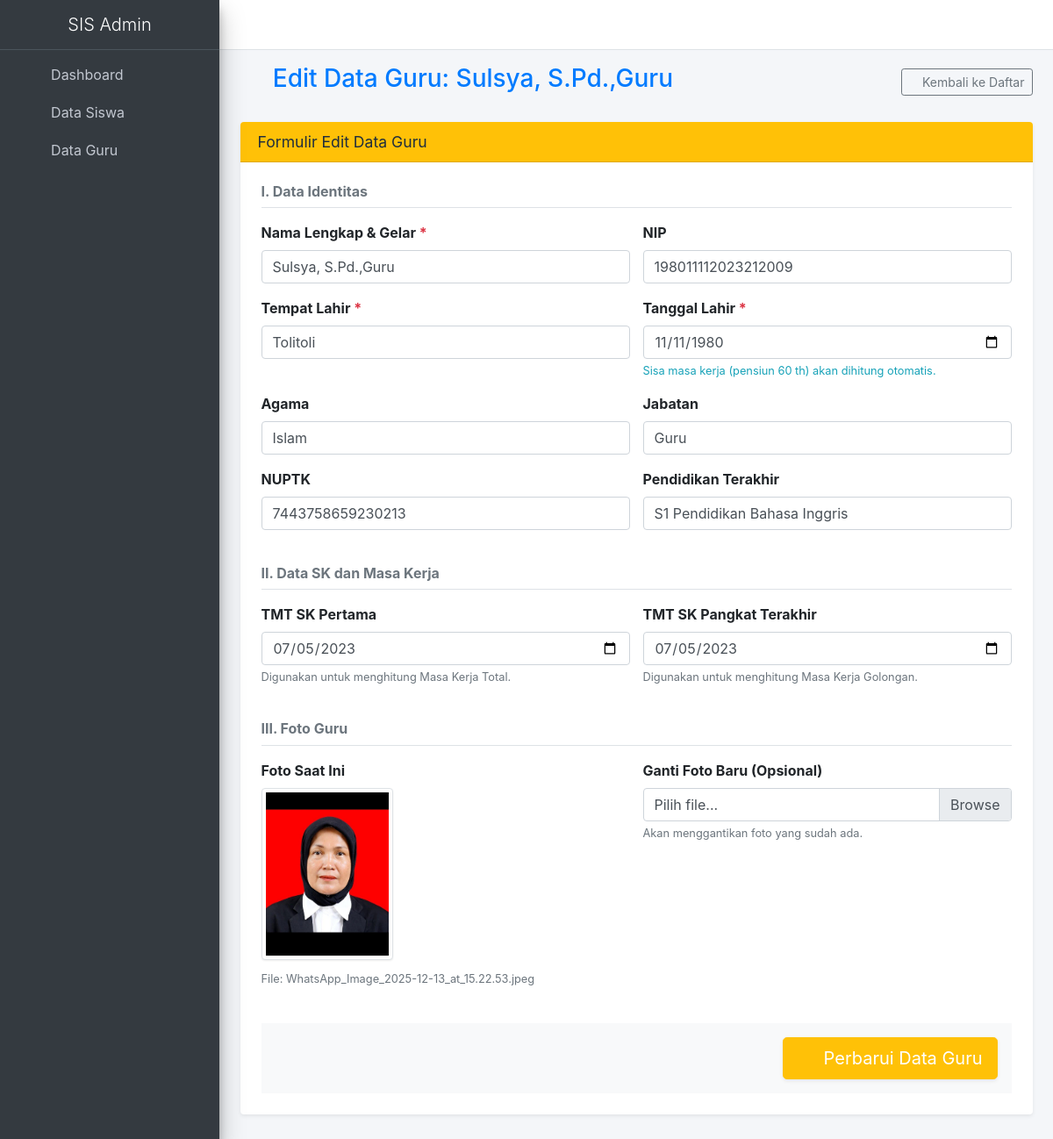
The app's page /guru/edit/2 with its own data.
### tables this page shows
CREATE TABLE guru (
                    id INTEGER PRIMARY KEY AUTOINCREMENT,
                    nama TEXT,
                    nip TEXT,
                    tempat_lahir TEXT,
                    tanggal_lahir TEXT,
                    agama TEXT,
                    jabatan TEXT,
                    nuptk TEXT,
                    sk_pertama TEXT,         -- Sumber tanggal
                    sk_terakhir TEXT,        -- Sumber tanggal
                    pendidikan TEXT,
                    mk_gol_tahun INTEGER,    -- Hasil perhitungan
                    mk_gol_bulan INTEGER,    -- Hasil perhitungan
                    mk_total_tahun INTEGER,  -- Hasil perhitungan
                    mk_total_bulan INTEGER,  -- Hasil perhitungan
                    sisa_mk_tahun INTEGER,   -- Hasil perhitungan
                    sisa_mk_bulan INTEGER,   -- Hasil perhitungan
                    foto TEXT
                );

### app.py (the view, shortened to what this page needs)
@bp.route("/edit/<int:id>", methods=["GET", "POST"])
def guru_edit(id):
    guru = query_db("SELECT * FROM guru WHERE id=?", (id,), one=True)
    if not guru:
        flash("Data guru tidak ditemukan.", "warning")
        return redirect(url_for("guru.guru_index"))
    return render_template("guru/edit.html", guru=guru)

### app.py (called while the page is built)
def get_db():
    conn = sqlite3.connect(DB_PATH, timeout=5)
    conn.row_factory = sqlite3.Row
    return conn

def query_db(query, args=(), one=False):
    conn = get_db()
    cur = conn.execute(query, args)
    rv = cur.fetchall()
    conn.commit()
    conn.close()
    return (rv[0] if rv else None) if one else rv

### templates/guru/edit.html (shortened to what this page needs)
{% extends "base.html" %}
{% block content %}
<div class="container-fluid">
    <div class="d-flex justify-content-between align-items-center mb-4">
        <h3 class="text-primary"><i class="fas fa-user-edit mr-2"></i> Edit Data Guru: {{ guru.nama }}</h3>
        <a href="{{ url_for('guru.guru_index') }}" class="btn btn-outline-secondary btn-sm">
            <i class="fas fa-arrow-left"></i> Kembali ke Daftar
        </a>
    </div>
    <div class="card shadow-sm border-0">
        <div class="card-header bg-warning text-white">
            <h5 class="card-title mb-0">Formulir Edit Data Guru</h5>
        </div>
        <div class="card-body p-4">
            <form method="POST" enctype="multipart/form-data" action="{{ url_for('guru.guru_edit', id=guru.id) }}">
                <h6 class="mb-3 text-secondary border-bottom pb-2 font-weight-bold">I. Data Identitas</h6>
                <div class="row">
                    <div class="form-group col-md-6">
                        <label for="nama" class="form-label">Nama Lengkap & Gelar <span class="text-danger">*</span></label>
                        <input type="text" name="nama" id="nama" required class="form-control" value="{{ guru.nama or '' }}" placeholder="Contoh: Budi Santoso, S.Pd.">
                    </div>
                    <div class="form-group col-md-6">
                        <label for="nip" class="form-label">NIP</label>
                        <input type="text" name="nip" id="nip" class="form-control" value="{{ guru.nip or '' }}" placeholder="Masukkan NIP">
                    </div>
                    <div class="form-group col-md-6">
                        <label for="tempat_lahir" class="form-label">Tempat Lahir <span class="text-danger">*</span></label>
                        <input type="text" name="tempat_lahir" id="tempat_lahir" required class="form-control" value="{{ guru.tempat_lahir or '' }}" placeholder="Contoh: Jakarta">
                    </div>
                    <div class="form-group col-md-6">
                        <label for="tanggal_lahir" class="form-label">Tanggal Lahir <span class="text-danger">*</span></label>
                        <input type="date" name="tanggal_lahir" id="tanggal_lahir" required class="form-control" value="{{ guru.tanggal_lahir or '' }}">
                        <small class="form-text text-info">Sisa masa kerja (pensiun 60 th) akan dihitung otomatis.</small>
                    </div>
                    <div class="form-group col-md-6">
                        <label for="agama" class="form-label">Agama</label>
                        <input type="text" name="agama" id="agama" class="form-control" value="{{ guru.agama or '' }}" placeholder="Contoh: Islam">
                    </div>
                    <div class="form-group col-md-6">
                        <label for="jabatan" class="form-label">Jabatan</label>
                        <input type="text" name="jabatan" id="jabatan" class="form-control" value="{{ guru.jabatan or '' }}" placeholder="Contoh: Guru Kelas">
                    </div>
                    <div class="form-group col-md-6">
                        <label for="nuptk" class="form-label">NUPTK</label>
                        <input type="text" name="nuptk" id="nuptk" class="form-control" value="{{ guru.nuptk or '' }}" placeholder="Masukkan NUPTK">
                    </div>
                    <div class="form-group col-md-6">
                        <label for="pendidikan" class="form-label">Pendidikan Terakhir</label>
                        <input type="text" name="pendidikan" id="pendidikan" class="form-control" value="{{ guru.pendidikan or '' }}" placeholder="Contoh: S1 Pendidikan Matematika">
                    </div>
                </div>
                <h6 class="mb-3 mt-4 text-secondary border-bottom pb-2 font-weight-bold">II. Data SK dan Masa Kerja</h6>
                <div class="row">
                    <div class="form-group col-md-6">
                        <label for="sk_pertama" class="form-label">TMT SK Pertama</label>
                        <input type="date" name="sk_pertama" id="sk_pertama" class="form-control" value="{{ guru.sk_pertama or '' }}">
                        <small class="form-text text-muted">Digunakan untuk menghitung Masa Kerja Total.</small>
                    </div>
                    <div class="form-group col-md-6">
                        <label for="sk_terakhir" class="form-label">TMT SK Pangkat Terakhir</label>
                        <input type="date" name="sk_terakhir" id="sk_terakhir" class="form-control" value="{{ guru.sk_terakhir or '' }}">
                        <small class="form-text text-muted">Digunakan untuk menghitung Masa Kerja Golongan.</small>
                    </div>
                </div>
                <h6 class="mb-3 mt-4 text-secondary border-bottom pb-2 font-weight-bold">III. Foto Guru</h6>
                <div class="row">
                    <div class="form-group col-md-6">
                        <label>Foto Saat Ini</label>
                        {% if guru.foto %}
                            <div class="mb-2">
                                <img src="{{ url_for('static', filename='uploads_guru/' + guru.foto) }}"
                                     alt="Foto Guru" class="img-thumbnail" style="max-width: 150px; height: auto;">
                            </div>
                            <small class="text-muted">File: {{ guru.foto }}</small>
                        {% else %}
                            <p class="text-warning">Belum ada foto yang diunggah.</p>
                        {% endif %}
                    </div>
                    <div class="form-group col-md-6">
                        <label for="foto" class="form-label">Ganti Foto Baru (Opsional)</label>
                        <div class="custom-file">
                            <label class="custom-file-label" for="foto">Pilih file...</label>
                        </div>
                        <small class="form-text text-muted">Akan menggantikan foto yang sudah ada.</small>
                    </div>
                </div>
                <div class="card-footer bg-light p-3 mt-4 d-flex justify-content-end">
                    <button type="submit" class="btn btn-warning btn-lg shadow-sm text-white">
                        <i class="fas fa-sync-alt mr-2"></i> Perbarui Data Guru
                    </button>
                </div>
            </form>
        </div>
    </div>
</div>
{% endblock %}

### records on screen
guru: nama "Sulsya, S.Pd.,Guru", nip "198011112023212009", tempat_lahir "Tolitoli", tanggal_lahir "11/11/1980", agama "Islam", jabatan "Guru", nuptk "7443758659230213", pendidikan "S1 Pendidikan Bahasa Inggris", sk_pertama "07/05/2023", sk_terakhir "07/05/2023", foto (picture), foto "WhatsApp_Image_2025-12-13_at_15.22.53.jpeg"
